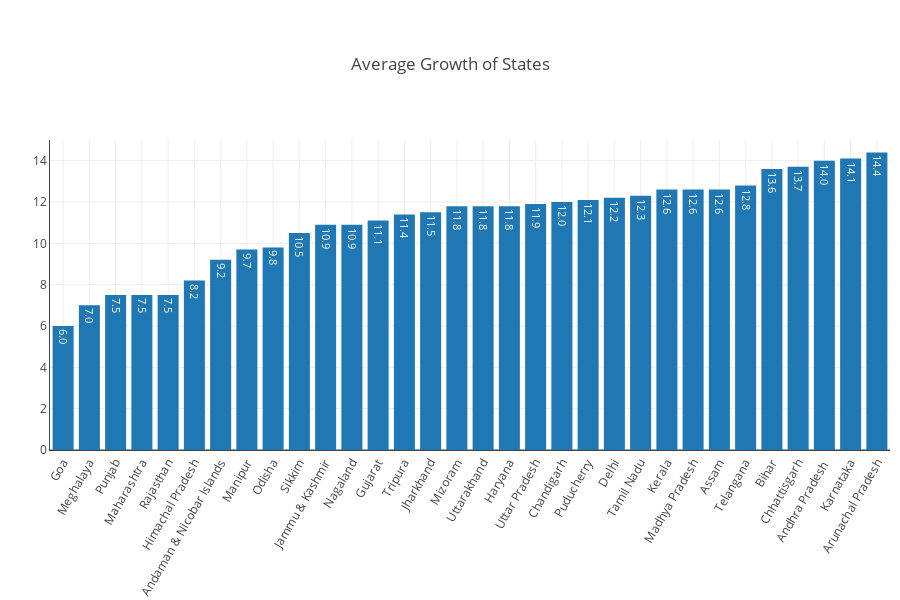

Source (notebook cell):
### Code cell
data = [go.Bar(
            x=growth_over_previous_year_df['State'].tolist(),
            y=growth_over_previous_year_df['Average_Growth'].round(1).tolist(),
            text=growth_over_previous_year_df['Average_Growth'].round(1).tolist(),
            textposition = 'auto'
    )]
layout = go.Layout(
    autosize=False,
    width=900,
    height=600,
    xaxis=dict(tickangle=-60,
            showgrid=True,
            showline=True,
        showticklabels=True,
        zeroline=True
              ),
    yaxis=dict(range=[0, 15],showgrid=True,showline=True,showticklabels=True,zeroline=True),
    margin=dict(
        l=50,
        r=10,
        t=140,
        b=150
    ),
    title=go.layout.Title(
        text='Average Growth of States',
        xref='container',
        x=0.5
    ),
)
fig= go.Figure(data=data,layout=layout)

iplot(fig)

### Figure 1 — Plotly figure (JSON) as saved in the notebook; plotly's stock layout.template omitted (floating-point values rounded to 4 significant figures)
{"data": [{"text": ["6.0", "7.0", "7.5", "7.5", "7.5", "8.2", "9.2", "9.7", "9.8", "10.5", "10.9", "10.9", "11.1", "11.4", "11.5", "11.8", "11.8", "11.8", "11.9", "12.0", "12.1", "12.2", "12.3", "12.6", "12.6", "12.6", "12.8", "13.6", "13.7", "14.0", "14.1", "14.4"], "textposition": "auto", "type": "bar", "uid": "3ac22d79-ff4a-4b11-bd05-1c26184573ac", "x": ["Goa", "Meghalaya", "Punjab", "Maharashtra", "Rajasthan", "Himachal Pradesh", "Andaman & Nicobar Islands", "Manipur", "Odisha", "Sikkim", "Jammu & Kashmir", "Nagaland", "Gujarat", "Tripura", "Jharkhand", "Mizoram", "Uttarakhand", "Haryana", "Uttar Pradesh", "Chandigarh", "Puducherry", "Delhi", "Tamil Nadu", "Kerala", "Madhya Pradesh", "Assam", "Telangana", "Bihar", "Chhattisgarh", "Andhra Pradesh ", "Karnataka", "Arunachal Pradesh"], "y": [6, 7, 7.5, 7.5, 7.5, 8.2, 9.2, 9.7, 9.8, 10.5, 10.9, 10.9, 11.1, 11.4, 11.5, 11.8, 11.8, 11.8, 11.9, 12, 12.1, 12.2, 12.3, 12.6, 12.6, 12.6, 12.8, 13.6, 13.7, 14, 14.1, 14.4]}], "layout": {"autosize": false, "height": 600, "margin": {"b": 150, "l": 50, "r": 10, "t": 140}, "title": {"text": "Average Growth of States", "x": 0.5, "xref": "container"}, "width": 900, "xaxis": {"autorange": true, "range": [-0.5, 31.5], "showgrid": true, "showline": true, "showticklabels": true, "tickangle": -60, "type": "category", "zeroline": true}, "yaxis": {"range": [0, 15], "showgrid": true, "showline": true, "showticklabels": true, "type": "linear", "zeroline": true}}}
